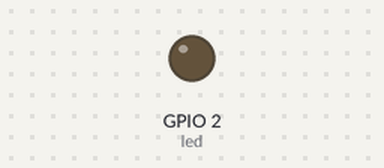
A sketch run on a simulated ESP32. Parts: output pins drawn as LEDs (lit = HIGH). What the sketch prints to the serial monitor is not drawn.

Above: at 1.0 s.
At 6.2 s:
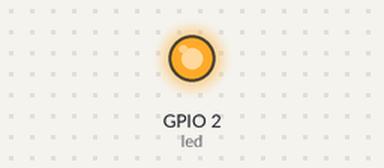
Timing chart, 0 to 7.0 s (numbered marks = the images above):
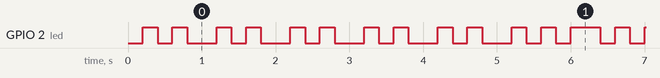

The sketch:

HertzBlink.ino
```cpp
#define led 2
hw_timer_t *timer = NULL; // Timer

// 5hz - 0.2s
// 1hz - 1s

volatile int tempo = 0;
volatile int blink = 0;
volatile bool mode = 1;

void IRAM_ATTR onTimer(){

  tempo++;
  if (mode){
    digitalWrite(led, !digitalRead(led));
  }

  if (tempo % 5 == 0){
    digitalWrite(led, !digitalRead(led));
    blink++;
  }

}

void setup() {

  pinMode(led, OUTPUT);
  Serial.begin(9600);

// x será a quantidade em segundos que quero, multiplicar pelo TimerBegin, sera o valor do timerAlarm!

  timer = timerBegin(1000000);
  timerAttachInterrupt(timer, &onTimer); // x = 0.2 * 1_000_000 # 200_000
  timerAlarm(timer, 200000, true, 0); // Esse divide pelo de cima
}

void loop() {

  Serial.println(tempo);

  if (tempo > 25){
    tempo = 0;
    mode = 0;
    if (blink == 5){
      blink = 0;
      mode = 1;
    }
  }
}
```

Measured:
- by itself, GPIO 2 (led): moves between LOW and HIGH, repeating every 5.4 s
- by itself, everything shown: repeats every 5.4 s, in 22 steps
